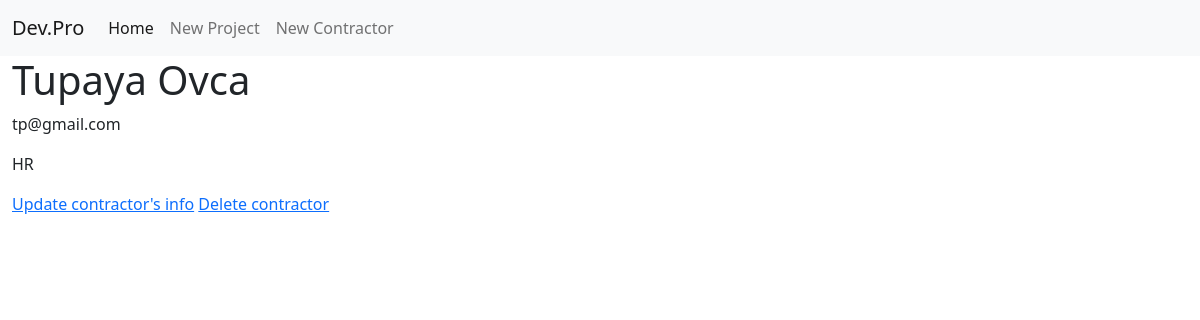
Page /contractor/4/ on the committed database.
### accounts/models.py (models this page shows, shortened)
class Contractor(models.Model):
    name = models.CharField(max_length=200)
    last_name = models.CharField(max_length=200)
    email = models.EmailField()
    project = models.ForeignKey(Project, on_delete=models.CASCADE, default=None)

class Project(models.Model):
    name = models.CharField(max_length=200)
    description = models.TextField()
    def __str__(self):
        return self.name

### accounts/views.py (the view)
# urls.py: path('contractor/<pk>/', views.ContractorDetailView.as_view(), name='contractor-detail'),
class ContractorDetailView(DetailView):
    model = Contractor

### templates/accounts/contractor_detail.html
{% extends 'accounts/base.html' %}
{% block body_block %}
    {% if contractor %}
        <h1>{{ contractor.name }} {{ contractor.last_name }}</h1>
        <p>{{ contractor.email }}</p>
        <p>{{ contractor.project }}</p>
    {% else %}
        <p>There's no such contractor</p>
    {% endif %}
    <a href="{% url 'contractor-update' contractor.pk %}">Update contractor's info</a>
    <a href="{% url 'contractor-delete' contractor.pk %}">Delete contractor</a>
{% endblock %}

### rows in the picture
Contractor: name "Tupaya", last_name "Ovca", email "tp@gmail.com", project "HR"
